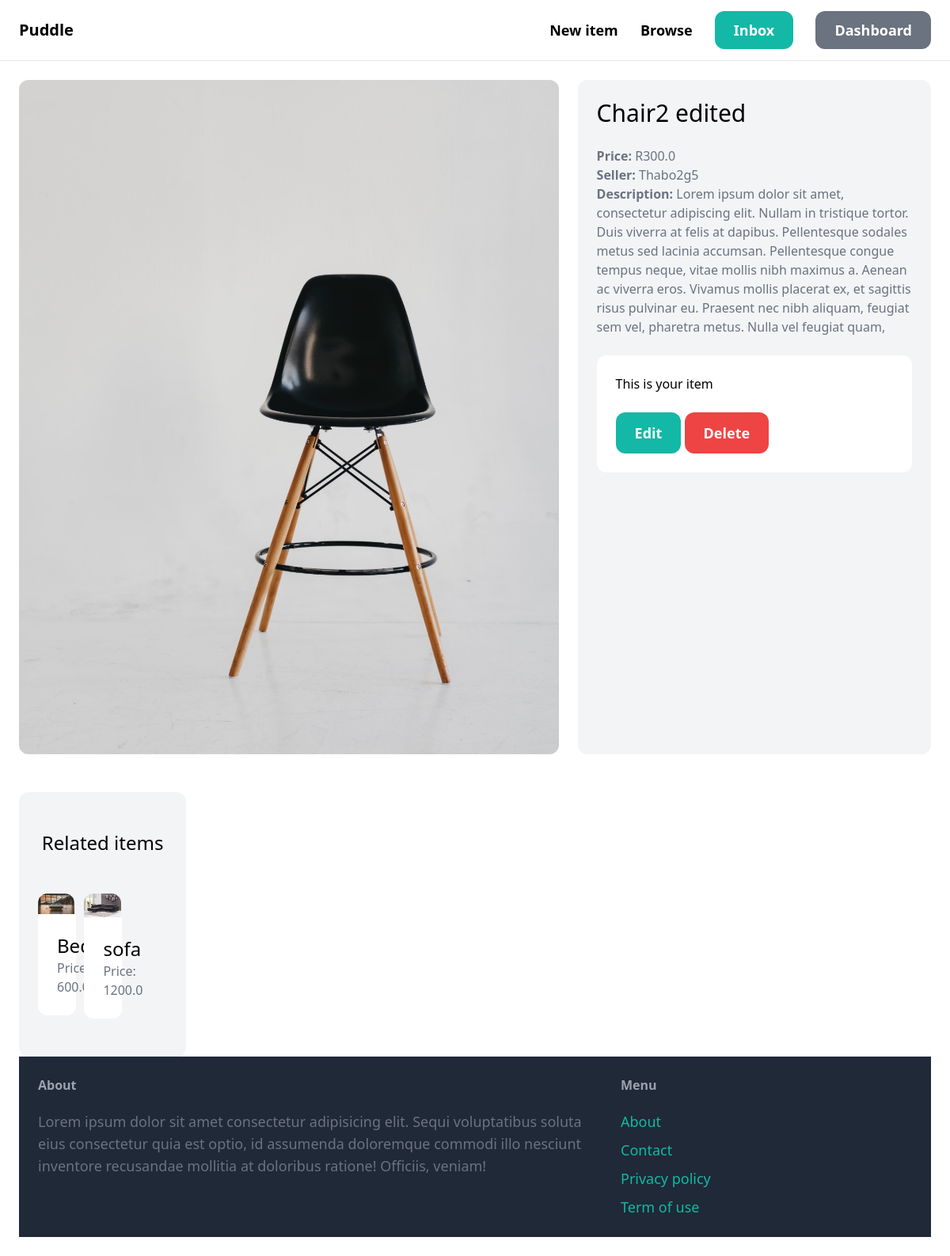
/items/5/ (signed in), run on the app's committed database.
### item/models.py (models this page shows, shortened)
class Item (models.Model):
    category = models.ForeignKey(
        Category, related_name='items', on_delete=models.CASCADE)
    name = models.CharField(max_length=255)
    description = models.TextField(blank=True, null=True)
    image = models.ImageField(upload_to='item_images', blank=True, null=True)
    price = models.FloatField()
    is_sold = models.BooleanField(default=False)
    created_by = models.ForeignKey(
        User, related_name='items', on_delete=models.CASCADE)
    created_at = models.DateTimeField(auto_now_add=True)

### item/views.py (the view)
# urls.py: path('<int:pk>/', views.detail, name='detail'),
def detail(request, pk):
    item = get_object_or_404(Item, pk=pk)
    related_items = Item.objects.filter(category=item.category, is_sold=False).exclude(pk=pk)[0:3]
    return render(request, 'item/detail.html', {
        'item': item,
        'related_items':related_items
    })

### item/templates/item/detail.html (shortened to what this page needs)
{% extends 'core/base.html' %}
{% block content %}
<div class="grid grid-cols-5 gap-6">
  <div class="col-span-3">
    <img src="{{item.image.url}}" class="rounded-xl" alt="" />
  </div>
  <div class="col-span-2 p-6 bg-gray-100 rounded-xl">
  <h1 class="mb-6 text-3xl">{{item.name}}</h1>
  <p class="text-gray-500"><strong>Price: </strong>R{{item.price}}</p>
  <p class="text-gray-500"><strong>Seller: </strong>{{item.created_by.username}}</p>
  {% if item.description %}
  <p class="text-gray-500"><strong>Description: </strong>{{item.description}}</p> <p class="text-gray-700"></p>
  {% endif %}
  {% if request.user == item.created_by %}
     <div class="mt-6 p-6 bg-white rounded-xl">
        <p>This is your item</p>
        <a href="{%url 'item:edit' item.id %}" class="inline-block mt-6 px-6 py-3 text-lg font-semibold bg-teal-500 text-white rounded-xl">Edit</a>
        <a href="{%url 'item:delete' item.id %}" class="inline-block mt-6 px-6 py-3 text-lg font-semibold bg-red-500 text-white rounded-xl">Delete</a>
     </div>
  {% else %}
       <a href="#" class="inline-block mt-6 px-6 py-3 text-lg font-semibold bg-teal-500 text-white rounded-xl hover:bg-teal-700">Contact Seller </a>
  {% endif %}
</div>
<div class="mt-6 px-6 py-12 bg-gray-100 rounded-xl">
    <h2 class="mb-12 text-2xl text-center">Related items</h2>
    <div class="grid grid-cols-3 gap-3">
        {% for item in related_items %}
            <div>
                <a href="{% url 'item:detail' item.id %}">
                    <div>
                        <img src="{{ item.image.url }}" class="rounded-t-xl">
                    </div>
                    <div class="p-6 bg-white rounded-b-xl">
                        <h2 class="text-2xl">{{ item.name }}</h2>
                        <p class="text-gray-500">Price: {{ item.price }}</p>
                    </div>
                </a>
            </div>
        {% endfor %}
    </div>
</div>
{% endblock content %}

### data on the page
Item: image (picture), name "Chair2 edited", price "300.0", created_by.username "Thabo2g5", description "Lorem ipsum dolor sit amet, consectetur adipiscing elit. Nullam in tristique tortor. Duis viverra at felis at dapibus. Pellentesque sodales metus sed lacinia accumsan. Pellentesque congue tempus neque, vitae mollis nibh maximus a. Aenean ac viverra eros. Vivamus mollis placerat ex, et sagittis risus pulvinar eu. Praesent nec nibh aliquam, feugiat sem vel, pharetra metus. Nulla vel feugiat quam,"
Item: image (picture), name "Bed", price "600.0"
Item: image (picture), name "sofa", price "1200.0"
